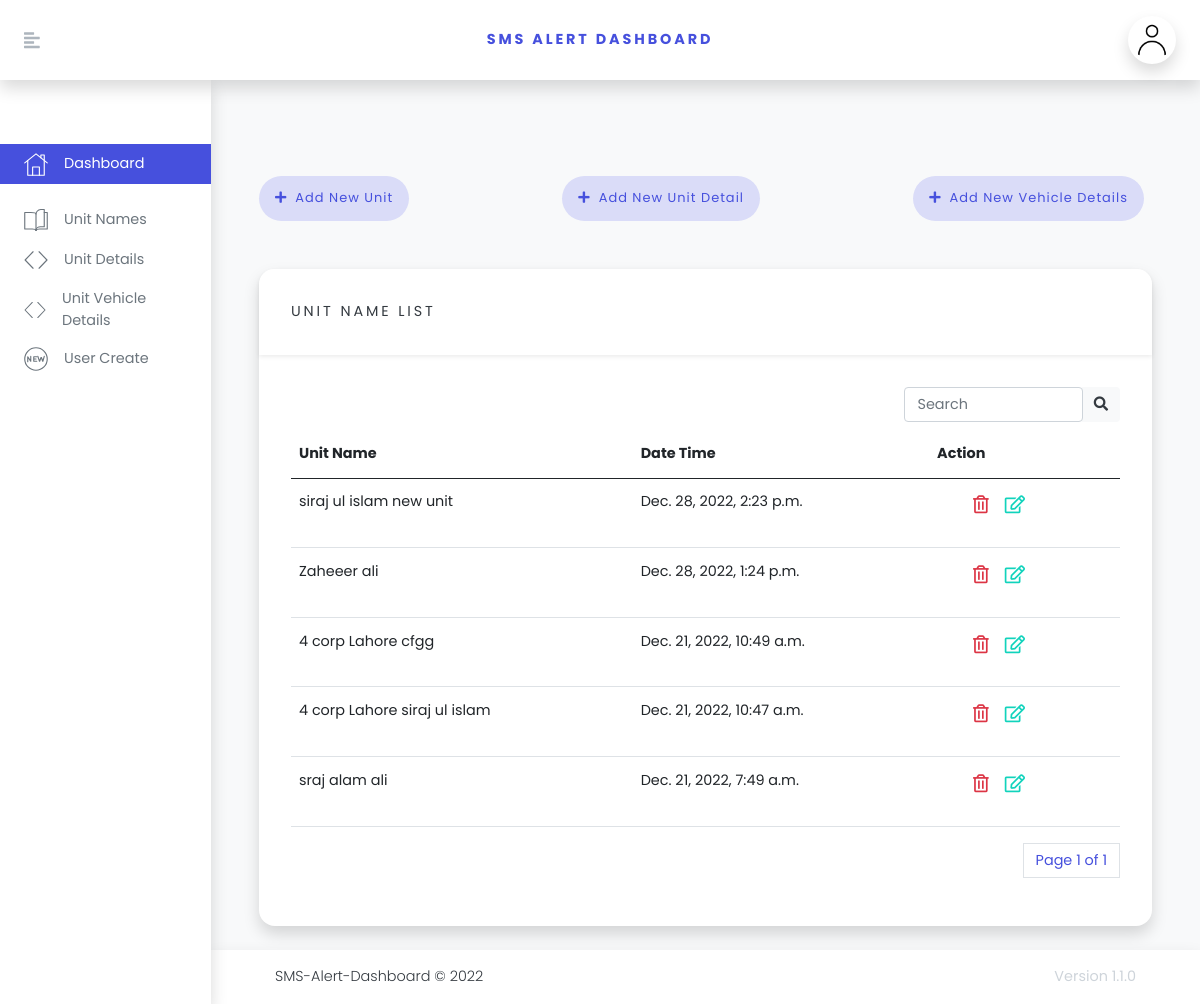
The app's page /dashboard/list-unitname/ (signed in) with its own data.
### main_comment_dashboard/models.py (models this page shows, shortened)
class unit_details(models.Model):
    id = models.AutoField(primary_key=True)
    user_id = models.IntegerField(default=True, null=True, blank=False, )
    unit_name = models.CharField(max_length=30, null=False, blank=True, )
    created_at = models.DateTimeField(auto_now_add=True, blank=True)
    updated_at = models.DateTimeField(auto_now_add=True, blank=True)
    class Meta:
        db_table = 'unit_details'

### main_comment_dashboard/views.py (the view)
# urls.py: path('list-unitname/', list_unitname, name='list-unitname'),
def list_unitname(request):
    try:
        current_user = request.session['user_id']
        print(current_user)
        query = ''
        try:
            query = request.GET['query']
        except Exception as e:
            print("No Serach Query\t:\t", e)
        if query:
            units_details = unit_details.objects.filter(Q(unit_name__icontains=query)).order_by('-id')
        else:
            units_details = unit_details.objects.all().order_by('-id')
        paginator = Paginator(units_details, 10)
        page = request.GET.get('page')
        try:
            units_details = paginator.page(page)
        except PageNotAnInteger:
            units_details = paginator.page(1)
        except EmptyPage:
            units_details = paginator.page(paginator.num_pages)
        context = {
            'units_details': units_details,
            'user_id': current_user,
            'query':query,
        }
        return render(request, 'dashboard/unit_details.html', context)
    except Exception as e:
        messages.error(request, "There is an critical issue")
        print("exception \t:\t", e)
    return render(request, 'dashboard/main.html')

### templates/dashboard/unit_details.html (shortened to what this page needs)
{% extends "dashboard/base.html" %}
{% block table %}
<div class="card mb-4">
    <div class="card-header">
        <div class="card-heading">Unit Name List</div>
    </div>
    <div class="card-body text-muted">
<div class="input-group rounded" style="width: 26%;float: right;margin-bottom: 1%;">
    {% if query %}
  <input type="search" class="form-control rounded" id="search_name_unit_phone_no" placeholder="Search" aria-label="Search" value="{{ query }}"  aria-describedby="search-addon" />
    {% else %}
          <input type="search" class="form-control rounded" id="search_name_unit_phone_no" placeholder="Search" aria-label="Search"  aria-describedby="search-addon" />
    {% endif %}
  <span class="input-group-text border-0" id="search-addon">
    <i class="fas fa-search"></i>
  </span>
</div>
        <table class="table" id="datatable1">
            <thead>
            <tr>
                <th>Unit Name</th>
                <th>Date Time</th>
                <th>Action</th>
            </tr>
            </thead>
            <tbody>
            {% if units_details %}
            {% for unit_detail in units_details %}
            <tr id="row-{{unit_detail.id}}">
                <td id="unit_name-{{unit_detail.id}}">{{unit_detail.unit_name}}
                </td>
                <td>{{unit_detail.created_at}}</td>
                <td>
                    <ul class="action-list d-flex ">
                        <li><a class="link text-lg  text-danger p-1" data="{{unit_detail.id}}"
                               data-target="#deleteModalCenterUnitDetails" data-toggle="modal" href="javascript:void(0);"
                               onclick="deleteFunUnitDetails({{unit_detail.id}})"
                               title="Delete Unit Name"><i
                                class="far fa-trash-alt"></i></a></li>
                        <li><a class="link text-lg  text-success p-1 mx-2 edit-project" data="{{unit_detail.id}}"
                               data-target="#editModalCenterUnitDetails" data-toggle="modal"
                               href="javascript:void(0);"
                               onclick="editFunctionUnitDetails({{unit_detail.id}})" title="Edit Unit Name"><i
                                class="far fa-edit"></i></a></li>
                    </ul>
                </td>
            </tr>
            {% endfor %}
            {% endif %}
            </tbody>
        </table>
        {% include "dashboard/pagination.html" with page=units_details%}
    </div>
</div>
{% endblock %}
{% block java-script %}
{% load static %}
{% endblock %}

### templates/dashboard/base.html (shortened to what this page needs)
{% load static %}
<!DOCTYPE html>
<html>
<head>
    <link href="https://use.fontawesome.com/releases/v5.7.1/css/all.css"
 rel="stylesheet">
    {% block stylesheet %}
    <link type="text/html" href="% static 'vendor/vanillajs-datepicker/css/datepicker-bs4.min.css' %}" rel="stylesheet">
                        <link href="{% static 'css/page_loader.css' %}" rel="stylesheet">
    <link href="{% static 'vendor/prismjs/plugins/toolbar/prism-toolbar.css' %}" rel="stylesheet">
    <link href="{% static 'vendor/prismjs/themes/prism-okaidia.css' %}" rel="stylesheet">
    <link href="{% static 'css/style.default.css' %}" id="theme-stylesheet" rel="stylesheet">
    <link href="{% static 'css/custom.css' %}" rel="stylesheet">
    <link href="{% static 'dashboard/css/custom-dashboard.css' %}" rel="stylesheet">
    {% endblock %}
</head>
<body>
<header class="header">
    <nav class="navbar navbar-expand-lg px-4 py-2 bg-white shadow"><a
            class="sidebar-toggler text-gray-500 me-4 me-lg-5 lead" href="#"><i class="fas fa-align-left"></i></a><a
            class="navbar-brand fw-bold text-uppercase text-base" href="/dashboard/main"><span
            class="d-none d-brand-partial">SMS Alert </span><span class="d-none d-sm-inline">Dashboard</span></a>
        <ul class="ms-auto d-flex align-items-center list-unstyled mb-0">
            <li class="nav-item dropdown ms-auto"><a aria-expanded="false" aria-haspopup="true" class="nav-link pe-0"
                                                     data-bs-toggle="dropdown" href="#"
                                                     id="userInfo"><img alt="Jason Doe"
                                                                        class="avatar p-1"
                                                                        src="{% static 'icons/user-icon.png' %}"></a>
            </li>
        </ul>
    </nav>
</header>
<div class="d-flex align-items-stretch">
    <div class="sidebar py-3" id="sidebar">
        <h6 class="sidebar-heading"></h6>
        <ul class="list-unstyled">
            <li class="sidebar-list-item"><a class="sidebar-link text-muted active" href="/dashboard/main/">
                <svg class="svg-icon svg-icon-md me-3">
                    <use xlink:href="/static/icons/orion-svg-sprite.svg#real-estate-1"></use>
                </svg>
                <span class="sidebar-link-title">Dashboard</span></a></li>
        </ul>
        <ul class="list-unstyled">
            {% if request.user.is_superuser %}
            <li class="sidebar-list-item"><a class="sidebar-link text-muted" href="/dashboard/list-unitname/">
                <svg class="svg-icon svg-icon-md me-3">
                    <use xlink:href="/static/icons/orion-svg-sprite.svg#reading-1"></use>
                </svg>
                <span class="sidebar-link-title">Unit Names</span></a></li>
            {% endif %}
            {% if request.user.is_superuser %}
            <li class="sidebar-list-item"><a class="sidebar-link text-muted" href="/dashboard/list-unitname-address/">
                <svg class="svg-icon svg-icon-md me-3">
                    <use xlink:href="/static/icons/orion-svg-sprite.svg#angle-brackets-1"></use>
                </svg>
                <span class="sidebar-link-title">Unit Details</span></a></li>
            {% endif %}
            <li class="sidebar-list-item"><a class="sidebar-link text-muted" href="/dashboard/list-unitname-address-comment/">
                <svg class="svg-icon svg-icon-md me-3">
                    <use xlink:href="/static/icons/orion-svg-sprite.svg#angle-brackets-1"></use>
                </svg>
                <span class="sidebar-link-title">Unit Vehicle Details</span></a></li>
            {% if request.user.is_superuser %}
            <li class="sidebar-list-item"><a class="sidebar-link text-muted" href="/signup/#">
                <svg class="svg-icon svg-icon-md me-3">
                    <use xlink:href="/static/icons/orion-svg-sprite.svg#new-1"></use>
                </svg>
                <span class="sidebar-link-title">User Create</span></a></li>
            {% endif %}
        </ul>
    </div>
    <div class="page-holder bg-gray-100">
        <div class="container-fluid px-lg-4 px-xl-5">
            <div class="page-header d-flex justify-content-between align-items-center">
                {% if request.user.is_superuser %}
                <div class="create-btn">
    <a class="badge rounded-pill me-2 p-3 badge-primary-light" data-target="#createUnitModalCenterCreateUnitName"
       data-toggle="modal"
       href="javascript:void(0);">
        <i class="fa fa-plus me-2"> </i>Add New Unit</a>
</div>
                {% endif %}
                {% if request.user.is_superuser %}
<div class="create-btn">
    <a class="badge rounded-pill me-2 p-3 badge-primary-light" data-target="#createUnitModalCenterCreateUnitNameAddress"
       data-toggle="modal"
       href="javascript:void(0);" onclick="get_all_units_name()">
        <i class="fa fa-plus me-2"> </i>Add New Unit Detail</a>
</div>
                {% endif %}
<div class="create-btn">
    <a class="badge rounded-pill me-2 p-3 badge-primary-light" data-target="#createUnitModalCenterCreateUnitNameAddressComment"
       data-toggle="modal"
       href="javascript:void(0);" onclick="get_all_units_name_comment()">
        <i class="fa fa-plus me-2"> </i>Add New Vehicle Details</a>
</div>
            </div>
            {% block table %}{% endblock %}
        </div>
        <footer class="footer bg-white shadow align-self-end py-3 px-xl-5 w-100">
            <div class="container-fluid">
                <div class="row">
                    <div class="col-md-6 text-center text-md-start fw-light">
                        <p class="mb-2 mb-md-0 fw-light">SMS-Alert-Dashboard &copy; 2022</p>
                    </div>
                    <div class="col-md-6 text-center text-md-end text-gray-400">
                        <p class="mb-0">Version 1.1.0</p>
                    </div>
                </div>
            </div>
        </footer>
    </div>
</div>
</body>
</html>

### templates/dashboard/pagination.html (shortened to what this page needs)
<nav aria-label="page navigation example" style="float: right;">
    <ul class="pagination">
                <li class="page-item">
            <a class="page-link" >Page {{page.number}} of {{page.paginator.num_pages}}</a>
        </li>
    </ul>
</nav>

### static/dashboard/css/custom-dashboard.css (style rules this page uses)
ul.action-list.d-flex { list-style: none; }
.badge { font-size: 0.9em !important; letter-spacing: 1px !important; }

### records on screen
unit_details: unit_name "siraj ul islam new unit", created_at "Dec. 28, 2022, 2:23 p.m."
unit_details: unit_name "Zaheeer ali", created_at "Dec. 28, 2022, 1:24 p.m."
unit_details: unit_name "4 corp Lahore cfgg", created_at "Dec. 21, 2022, 10:49 a.m."
unit_details: unit_name "4 corp Lahore siraj ul islam", created_at "Dec. 21, 2022, 10:47 a.m."
unit_details: unit_name "sraj alam ali", created_at "Dec. 21, 2022, 7:49 a.m."

### other values on screen
{{ page.number }} "1"
{{ page.paginator.num_pages }} "1"
